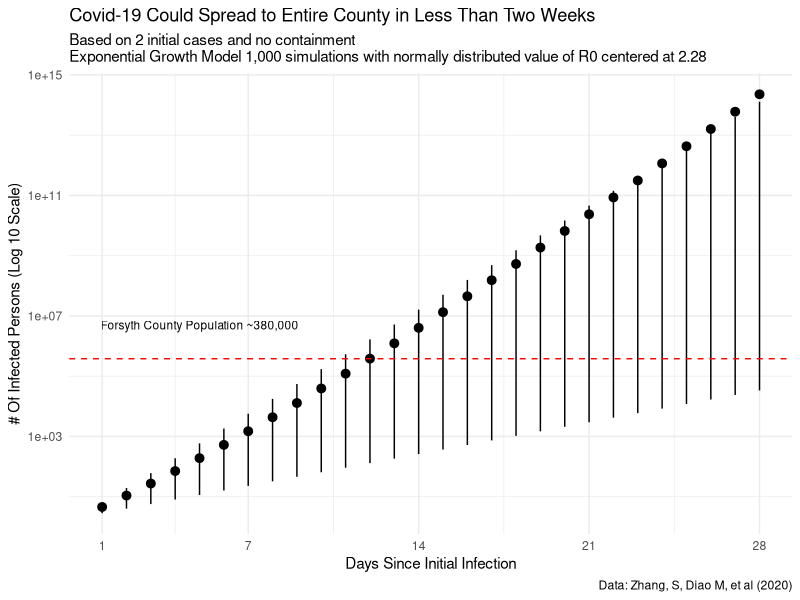
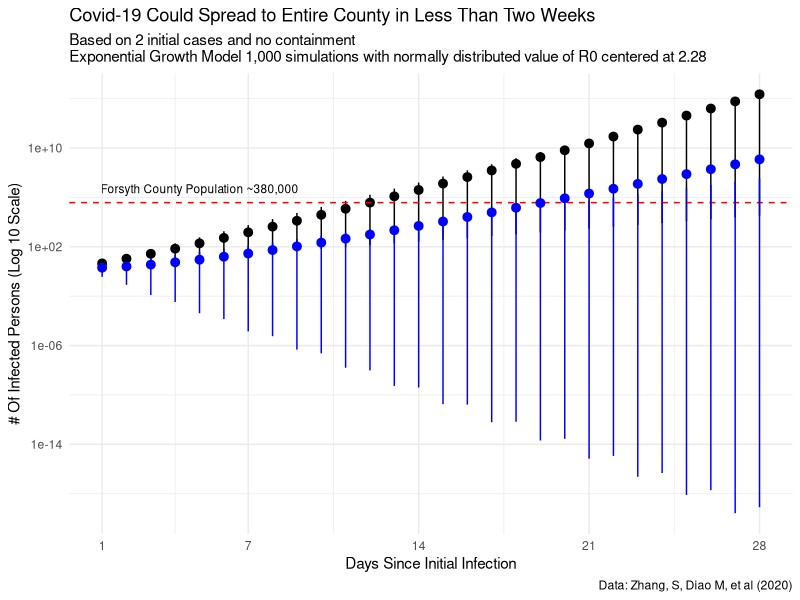
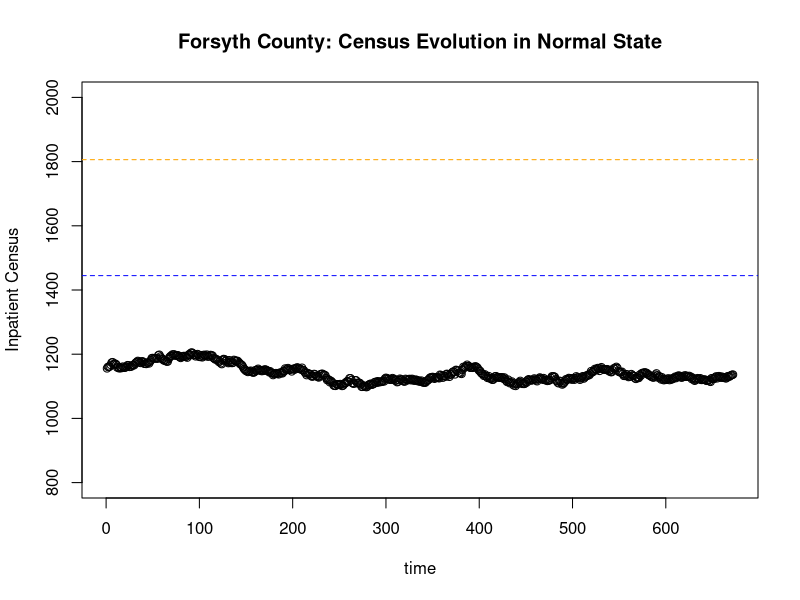
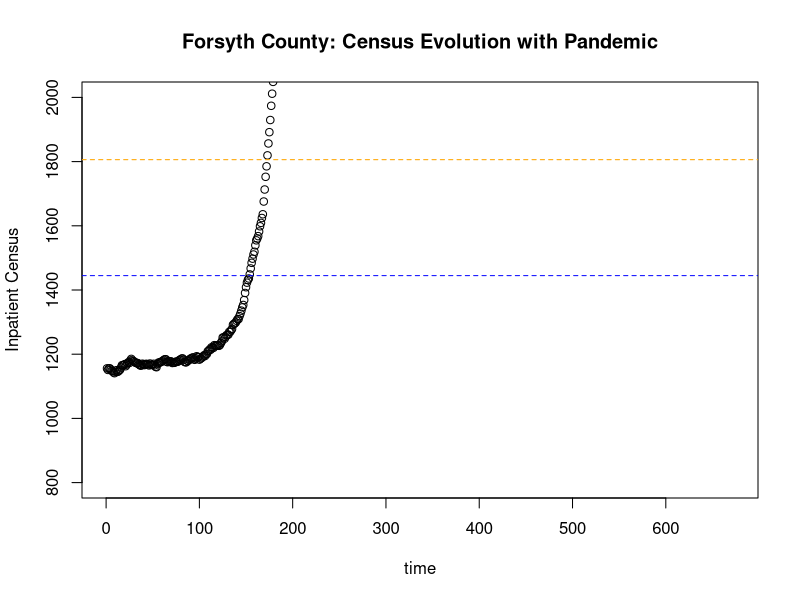
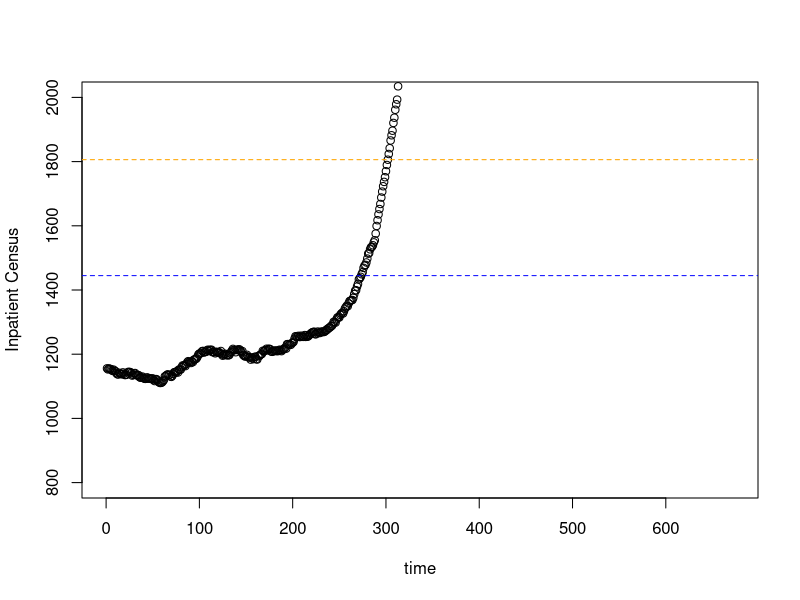

Write the R code that produced these figures, in order.
## ---- chunk 1
knitr::opts_chunk$set(echo = TRUE, message = FALSE, warning = FALSE)
ggplot2::theme_set(ggplot2::theme_minimal())
## ---- chunk 2
library(dplyr)
library(ggplot2)
r0 <- rnorm(1000, 2.28,.5)

possibilities <- vector()
for(i in seq_along(r0)){
  possibilities <- cbind(possibilities, 2*r0[i]^(1:28))
}

results <- tibble(
  avg = apply(possibilities, MARGIN = 1, FUN = mean),
  q05 = apply(possibilities, MARGIN = 1, FUN = quantile, probs = .05),
  q95 = apply(possibilities, MARGIN = 1, FUN = quantile, probs = 0.95),
  day = 1:28
  
)



p<- results %>% 
  ggplot(aes(day))+
  geom_pointrange(aes(ymin = q05, y = avg, ymax = q95))+
  geom_hline(yintercept = 380000, lty = "dashed", color = "red")+
  scale_y_log10()+
  scale_x_continuous(breaks = c(1,7,14,21, 28))+
  annotate(geom = "text", x = 5, y = 5000000, size = 3, label = "Forsyth County Population ~380,000")+
  labs(
    title = "Covid-19 Could Spread to Entire County in Less Than Two Weeks",
    subtitle = "Based on 2 initial cases and no containment\nExponential Growth Model 1,000 simulations with normally distributed value of R0 centered at 2.28",
    y = "# Of Infected Persons (Log 10 Scale)",
    x = "Days Since Initial Infection",
    caption = "Data: Zhang, S, Diao M, et al (2020)"
  )

p




  
## ---- chunk 3
r0 <- rnorm(1000, 1,.5)

abatement <- vector()
for(i in seq_along(r0)){
  abatement <- cbind(abatement, 2*r0[i]^(1:28))
}

results_abetment <- tibble(
  avg = apply(abatement, MARGIN = 1, FUN = mean),
  q05 = apply(abatement, MARGIN = 1, FUN = quantile, probs = .05),
  q95 = apply(abatement, MARGIN = 1, FUN = quantile, probs = 0.95),
  day = 1:28
  
)

p+
  geom_pointrange(data = results_abetment,
                  aes(ymin = q05, y = avg, ymax = q95), color = "blue")
## ---- chunk 4
set.seed(42)
n_beds <- 921 + 885

staffed_beds <- n_beds * 0.8

flow_per_day <- staffed_beds * .2

flow_rate <- flow_per_day/24

intake_outtake_rate <- flow_rate

horizon_t <- 28*24

queue <- vector()
queue[1] <- staffed_beds*.8
for(i in 2:horizon_t){
  admits <- rpois(1, flow_rate)
  discharges <- rnorm(1, intake_outtake_rate, .1*intake_outtake_rate)
  queue[i] <- queue[i-1]+admits-discharges
}

## ---- chunk 5
plot(queue, ylim= c(800, 2000), ylab = "Inpatient Census", xlab = "time", main = "Forsyth County: Census Evolution in Normal State")
abline(h=staffed_beds, lty = "dashed", col = "blue")
abline(h=n_beds, lty = "dashed", col = "orange")
## ---- chunk 6
hospitalization_rate <- .2
covid_discharges <- rep(lag(results$avg, 
                            n = 7, default = 0)/24, 
                        each = 24)*hospitalization_rate

covid_admissions <- rep(results$avg/24, each = 24)*hospitalization_rate

queue_pan <- vector()
queue_pan[1] <- staffed_beds*.8
for(i in 2:horizon_t){
  admits <- rpois(1, flow_rate) + covid_admissions[i]
  discharges <- rnorm(1, intake_outtake_rate, .1*intake_outtake_rate) - covid_discharges[i]
  queue_pan[i] <- queue_pan[i-1]+admits-discharges
}

saturation <- round(which(queue_pan>n_beds)[1]/24)
## ---- chunk 7
plot(queue_pan, ylim= c(800, 2000), 
     ylab = "Inpatient Census", 
     xlab = "time", 
     main = "Forsyth County: Census Evolution with Pandemic")
abline(h=staffed_beds, lty = "dashed", col = "blue")
abline(h=n_beds, lty = "dashed", col = "orange")
## ---- chunk 8
hospitalization_rate <- .2
covid_discharges <- rep(lag(results_abetment$avg, 
                            n = 7, default = 0)/24, 
                        each = 24)*hospitalization_rate

covid_admissions <- rep(results_abetment$avg/24, 
                        each = 24)*hospitalization_rate

queue_pan <- vector()
queue_pan[1] <- staffed_beds*.8
for(i in 2:horizon_t){
  admits <- rpois(1, flow_rate) + covid_admissions[i]
  discharges <- rnorm(1, intake_outtake_rate, .1*intake_outtake_rate) - covid_discharges[i]
  queue_pan[i] <- queue_pan[i-1]+admits-discharges
}

saturation <- round(which(queue_pan>n_beds)[1]/24)
## ---- chunk 9
plot(queue_pan, ylim= c(800, 2000), 
     ylab = "Inpatient Census", xlab = "time")
abline(h=staffed_beds, lty = "dashed", col = "blue")
abline(h=n_beds, lty = "dashed", col = "orange")
